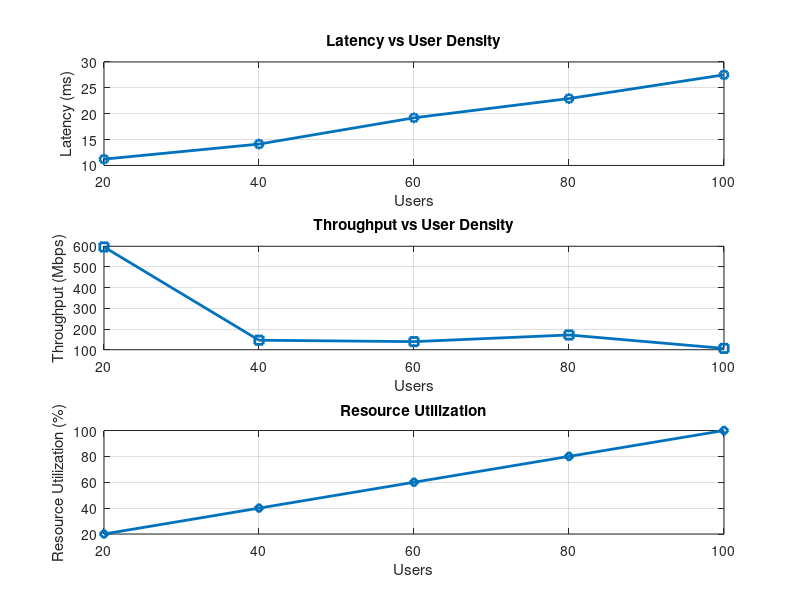

The MATLAB script that drew this image:
clc;
clear;
close all;

% Number of users
users = [20 40 60 80 100];

latency = zeros(size(users));
throughput = zeros(size(users));9
resource = zeros(size(users));

for i=1:length(users)

    U = users(i);

    % Random mobility speed (km/hr)
    speed = 10 + rand()*100;

    % Random traffic demand
    traffic = 50 + rand()*100;

    % Latency Model
    latency(i) = 5 + 0.2*U + 0.03*speed;

    % Throughput Model
    throughput(i) = traffic*(100/U);

    % Resource Utilization
    resource(i) = min(100,(U/100)*100);

end

figure;

subplot(3,1,1)
plot(users,latency,'-o','LineWidth',2)
grid on
xlabel('Users')
ylabel('Latency (ms)')
title('Latency vs User Density')

subplot(3,1,2)
plot(users,throughput,'-s','LineWidth',2)
grid on
xlabel('Users')
ylabel('Throughput (Mbps)')
title('Throughput vs User Density')

subplot(3,1,3)
plot(users,resource,'-d','LineWidth',2)
grid on
xlabel('Users')
ylabel('Resource Utilization (%)')
title('Resource Utilization')

disp('Simulation Completed')
